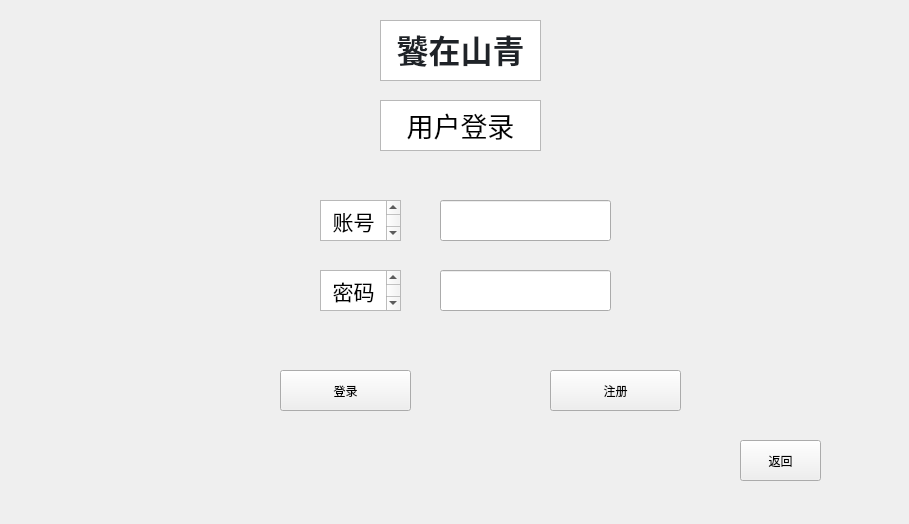
<?xml version="1.0" encoding="UTF-8"?>
<ui version="4.0">
 <class>userslogin</class>
 <widget class="QWidget" name="userslogin">
  <property name="geometry">
   <rect>
    <x>0</x>
    <y>0</y>
    <width>909</width>
    <height>524</height>
   </rect>
  </property>
  <property name="windowTitle">
   <string>Form</string>
  </property>
  <widget class="QTextBrowser" name="textBrowser">
   <property name="geometry">
    <rect>
     <x>380</x>
     <y>20</y>
     <width>161</width>
     <height>61</height>
    </rect>
   </property>
   <property name="html">
    <string>&lt;!DOCTYPE HTML PUBLIC &quot;-//W3C//DTD HTML 4.0//EN&quot; &quot;http://www.w3.org/TR/REC-html40/strict.dtd&quot;&gt;
&lt;html&gt;&lt;head&gt;&lt;meta name=&quot;qrichtext&quot; content=&quot;1&quot; /&gt;&lt;meta charset=&quot;utf-8&quot; /&gt;&lt;style type=&quot;text/css&quot;&gt;
p, li { white-space: pre-wrap; }
hr { height: 1px; border-width: 0; }
li.unchecked::marker { content: &quot;\2610&quot;; }
li.checked::marker { content: &quot;\2612&quot;; }
&lt;/style&gt;&lt;/head&gt;&lt;body style=&quot; font-family:'Microsoft YaHei UI'; font-size:9pt; font-weight:400; font-style:normal;&quot;&gt;
&lt;p align=&quot;center&quot; style=&quot; margin-top:0px; margin-bottom:0px; margin-left:0px; margin-right:0px; -qt-block-indent:0; text-indent:0px;&quot;&gt;&lt;span style=&quot; font-family:'-apple-system','BlinkMacSystemFont','Segoe UI','Noto Sans','Helvetica','Arial','sans-serif','Apple Color Emoji','Segoe UI Emoji'; font-size:24pt; font-weight:700; color:#1f2328; background-color:#ffffff;&quot;&gt;饕在山青&lt;/span&gt;&lt;/p&gt;&lt;/body&gt;&lt;/html&gt;</string>
   </property>
  </widget>
  <widget class="QTextBrowser" name="textBrowser_2">
   <property name="geometry">
    <rect>
     <x>380</x>
     <y>100</y>
     <width>161</width>
     <height>51</height>
    </rect>
   </property>
   <property name="html">
    <string>&lt;!DOCTYPE HTML PUBLIC &quot;-//W3C//DTD HTML 4.0//EN&quot; &quot;http://www.w3.org/TR/REC-html40/strict.dtd&quot;&gt;
&lt;html&gt;&lt;head&gt;&lt;meta name=&quot;qrichtext&quot; content=&quot;1&quot; /&gt;&lt;meta charset=&quot;utf-8&quot; /&gt;&lt;style type=&quot;text/css&quot;&gt;
p, li { white-space: pre-wrap; }
hr { height: 1px; border-width: 0; }
li.unchecked::marker { content: &quot;\2610&quot;; }
li.checked::marker { content: &quot;\2612&quot;; }
&lt;/style&gt;&lt;/head&gt;&lt;body style=&quot; font-family:'Microsoft YaHei UI'; font-size:9pt; font-weight:400; font-style:normal;&quot;&gt;
&lt;p align=&quot;center&quot; style=&quot; margin-top:0px; margin-bottom:0px; margin-left:0px; margin-right:0px; -qt-block-indent:0; text-indent:0px;&quot;&gt;&lt;span style=&quot; font-size:20pt;&quot;&gt;用户登录&lt;/span&gt;&lt;/p&gt;&lt;/body&gt;&lt;/html&gt;</string>
   </property>
  </widget>
  <widget class="QLineEdit" name="account">
   <property name="geometry">
    <rect>
     <x>440</x>
     <y>200</y>
     <width>171</width>
     <height>41</height>
    </rect>
   </property>
  </widget>
  <widget class="QLineEdit" name="password">
   <property name="geometry">
    <rect>
     <x>440</x>
     <y>270</y>
     <width>171</width>
     <height>41</height>
    </rect>
   </property>
  </widget>
  <widget class="QTextBrowser" name="textBrowser_3">
   <property name="geometry">
    <rect>
     <x>320</x>
     <y>200</y>
     <width>81</width>
     <height>41</height>
    </rect>
   </property>
   <property name="html">
    <string>&lt;!DOCTYPE HTML PUBLIC &quot;-//W3C//DTD HTML 4.0//EN&quot; &quot;http://www.w3.org/TR/REC-html40/strict.dtd&quot;&gt;
&lt;html&gt;&lt;head&gt;&lt;meta name=&quot;qrichtext&quot; content=&quot;1&quot; /&gt;&lt;meta charset=&quot;utf-8&quot; /&gt;&lt;style type=&quot;text/css&quot;&gt;
p, li { white-space: pre-wrap; }
hr { height: 1px; border-width: 0; }
li.unchecked::marker { content: &quot;\2610&quot;; }
li.checked::marker { content: &quot;\2612&quot;; }
&lt;/style&gt;&lt;/head&gt;&lt;body style=&quot; font-family:'Microsoft YaHei UI'; font-size:9pt; font-weight:400; font-style:normal;&quot;&gt;
&lt;p align=&quot;center&quot; style=&quot; margin-top:0px; margin-bottom:0px; margin-left:0px; margin-right:0px; -qt-block-indent:0; text-indent:0px;&quot;&gt;&lt;span style=&quot; font-size:16pt;&quot;&gt;账号&lt;/span&gt;&lt;/p&gt;&lt;/body&gt;&lt;/html&gt;</string>
   </property>
  </widget>
  <widget class="QTextBrowser" name="textBrowser_4">
   <property name="geometry">
    <rect>
     <x>320</x>
     <y>270</y>
     <width>81</width>
     <height>41</height>
    </rect>
   </property>
   <property name="html">
    <string>&lt;!DOCTYPE HTML PUBLIC &quot;-//W3C//DTD HTML 4.0//EN&quot; &quot;http://www.w3.org/TR/REC-html40/strict.dtd&quot;&gt;
&lt;html&gt;&lt;head&gt;&lt;meta name=&quot;qrichtext&quot; content=&quot;1&quot; /&gt;&lt;meta charset=&quot;utf-8&quot; /&gt;&lt;style type=&quot;text/css&quot;&gt;
p, li { white-space: pre-wrap; }
hr { height: 1px; border-width: 0; }
li.unchecked::marker { content: &quot;\2610&quot;; }
li.checked::marker { content: &quot;\2612&quot;; }
&lt;/style&gt;&lt;/head&gt;&lt;body style=&quot; font-family:'Microsoft YaHei UI'; font-size:9pt; font-weight:400; font-style:normal;&quot;&gt;
&lt;p align=&quot;center&quot; style=&quot; margin-top:0px; margin-bottom:0px; margin-left:0px; margin-right:0px; -qt-block-indent:0; text-indent:0px;&quot;&gt;&lt;span style=&quot; font-size:16pt;&quot;&gt;密码&lt;/span&gt;&lt;/p&gt;&lt;/body&gt;&lt;/html&gt;</string>
   </property>
  </widget>
  <widget class="QPushButton" name="login">
   <property name="geometry">
    <rect>
     <x>280</x>
     <y>370</y>
     <width>131</width>
     <height>41</height>
    </rect>
   </property>
   <property name="text">
    <string>登录</string>
   </property>
  </widget>
  <widget class="QPushButton" name="back">
   <property name="geometry">
    <rect>
     <x>740</x>
     <y>440</y>
     <width>81</width>
     <height>41</height>
    </rect>
   </property>
   <property name="text">
    <string>返回</string>
   </property>
  </widget>
  <widget class="QPushButton" name="signup">
   <property name="geometry">
    <rect>
     <x>550</x>
     <y>370</y>
     <width>131</width>
     <height>41</height>
    </rect>
   </property>
   <property name="text">
    <string>注册</string>
   </property>
  </widget>
 </widget>
 <resources/>
 <connections/>
</ui>
